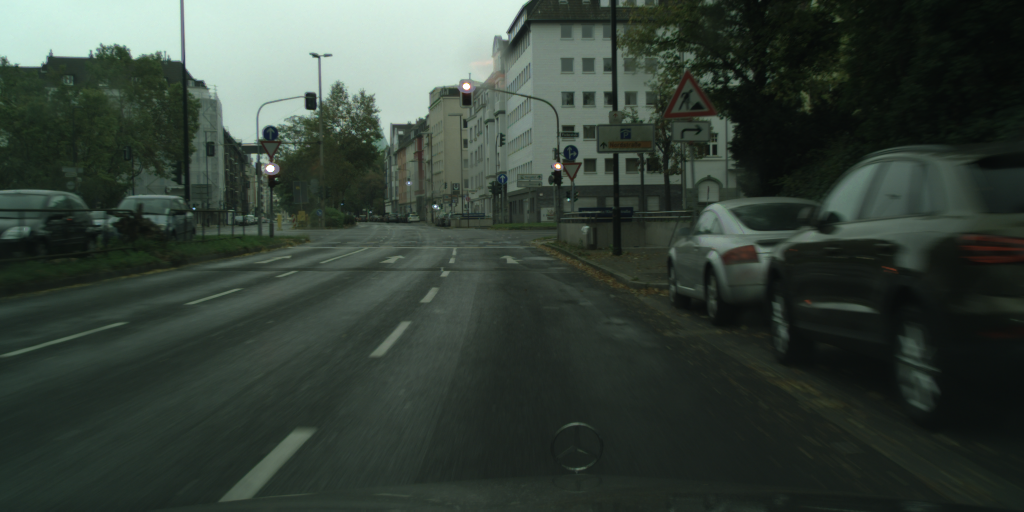
#> input picture data/images/dusseldorf_000049_000024_leftImg8bit.png, 2048 x 1024 px (shown at 1/2 size)
$ python -i main.py   (imports and definitions only)
#> lines starting #> are read from the running program, lines starting #| are printed output that depends on the picture
#> further down, picture is the input picture: shape (1024, 2048, 3); mean B, G, R 56.4, 64.6, 53.7
import json
import argparse

from scipy import ndimage
from scipy.ndimage.filters import maximum_filter
import numpy as np
from PIL import Image

import matplotlib.pyplot as plt


# [9 lines left out: function plot, not called in this run]


plot.i = 0
plot.ax = None


def find_tfl_lights2(c_image: np.ndarray, **kwargs):
    """
    Detect candidates for TFL lights. Use c_image, kwargs and you imagination to implement
    :param c_image: The image itself as np.uint8, shape of (H, W, 3)
    :param kwargs: Whatever config you want to pass in here
    :return: 4-tuple of x_red, y_red, x_green, y_green
    """
    data = c_image[:, :, 0].astype(float)
    data1 = c_image[:, :, 1].astype(float)
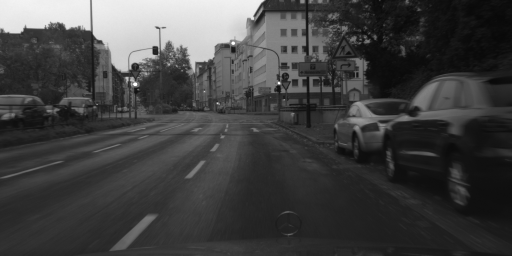
#> data1: shape (1024, 2048) float64 (shown at 1/4 size); min 8, max 255, mean 64.6
    data2 = c_image[:, :, 2].astype(float)
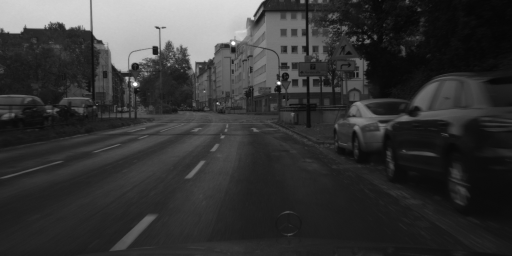
#> data2: shape (1024, 2048) float64 (shown at 1/4 size); min 0, max 255, mean 53.7

    kernel_1 = np.array([
        [51, 46, 57, 65, 72, 84, 95, 101, 99, 94, 88, 77, 58],
        [57, 58, 82, 74, 97, 120, 133, 145, 150, 134, 108, 104, 68],
        [70, 73, 99, 115, 145, 175, 192, 205, 210, 192, 167, 138, 98],
        [87, 95, 123, 159, 196, 231, 250, 255, 255, 248, 229, 183, 135],
        [102, 116, 143, 194, 226, 255, 255, 255, 255, 255, 255, 222, 167],
        [110, 126, 156, 221, 245, 255, 255, 255, 255, 255, 255, 247, 188],
        [109, 128, 156, 242, 255, 255, 255, 248, 255, 255, 255, 255, 194],
        [104, 122, 152, 242, 255, 255, 255, 251, 255, 255, 255, 247, 187],
        [99, 117, 146, 230, 250, 255, 255, 255, 255, 255, 255, 235, 174],
        [82, 103, 120, 193, 227, 255, 255, 255, 255, 255, 252, 177, 146],
        [74, 88, 100, 136, 177, 228, 255, 255, 255, 236, 203, 149, 121],
        [69, 75, 80, 79, 114, 163, 201, 224, 214, 177, 137, 108, 90],
        [72, 69, 69, 60, 74, 92, 112, 129, 130, 113, 89, 76, 65]])

    kernel_2 = np.array([[87., 110., 118., 123., 118., 100., 76., 58., 48., 61., 60.,
                          59., 60., 61., 61., 59., 57., 57., 51., 43., 35., 28.,
                          24., 21., 20., 23., 24., 24., 26., 28., 30., 33., 33.,
                          53.],
                         [107., 125., 123., 115., 97., 75., 60., 55., 58., 64., 66.,
                          69., 74., 79., 80., 77., 73., 79., 74., 64., 52., 42.,
                          32., 25., 21., 22., 23., 23., 25., 27., 30., 33., 34.,
                          65.],
                         [117., 128., 119., 102., 78., 60., 58., 71., 84., 79., 78.,
                          80., 83., 91., 97., 100., 102., 100., 96., 85., 72., 56.,
                          42., 30., 23., 21., 22., 22., 25., 28., 31., 33., 35.,
                          66.],
                         [121., 114., 106., 87., 67., 58., 69., 94., 117., 112., 105.,
                          97., 92., 96., 105., 113., 117., 115., 110., 100., 86., 68.,
                          50., 34., 25., 22., 22., 23., 24., 27., 30., 33., 34.,
                          51.],
                         [116., 118., 86., 66., 67., 75., 93., 110., 114., 118., 114.,
                          111., 107., 100., 106., 134., 164., 123., 119., 116., 110., 90.,
                          63., 47., 44., 34., 27., 21., 21., 24., 28., 30., 30.,
                          35.],
                         [114., 101., 75., 66., 76., 87., 97., 105., 107., 108., 110.,
                          114., 117., 118., 124., 148., 173., 149., 135., 121., 112., 99.,
                          81., 69., 64., 38., 31., 22., 20., 22., 27., 30., 31.,
                          39.],
                         [109., 87., 69., 73., 94., 103., 104., 106., 106., 119., 123.,
                          129., 138., 143., 153., 173., 191., 191., 167., 140., 128., 120.,
                          103., 83., 66., 44., 35., 24., 20., 22., 26., 29., 31.,
                          40.],
                         [102., 84., 75., 88., 108., 109., 108., 115., 121., 164., 164.,
                          166., 171., 181., 195., 214., 227., 219., 193., 165., 154., 148.,
                          131., 99., 70., 54., 42., 28., 22., 21., 25., 28., 31.,
                          37.],
                         [91., 79., 81., 95., 107., 101., 105., 124., 136., 185., 185.,
                          185., 194., 209., 231., 246., 253., 227., 207., 182., 170., 165.,
                          152., 123., 95., 66., 52., 35., 23., 20., 23., 27., 30.,
                          35.],
                         [81., 72., 79., 93., 96., 96., 113., 137., 142., 153., 154.,
                          156., 169., 196., 226., 243., 246., 242., 227., 202., 178., 163.,
                          148., 129., 108., 79., 62., 42., 26., 21., 22., 27., 28.,
                          32.],
                         [73., 70., 81., 94., 98., 112., 145., 161., 148., 121., 114.,
                          107., 117., 152., 197., 228., 237., 246., 243., 223., 190., 159.,
                          136., 119., 105., 91., 73., 47., 28., 21., 21., 25., 27.,
                          28.],
                         [68., 75., 87., 100., 108., 137., 179., 186., 156., 124., 106.,
                          85., 85., 124., 182., 226., 244., 229., 239., 233., 202., 164.,
                          134., 116., 103., 98., 78., 52., 30., 21., 20., 24., 26.,
                          22.],
                         [68., 79., 99., 98., 90., 120., 168., 176., 149., 127., 107.,
                          92., 102., 110., 159., 235., 255., 238., 242., 234., 203., 160.,
                          124., 107., 103., 101., 76., 44., 25., 19., 23., 25., 26.,
                          31.],
                         [65., 84., 98., 96., 90., 116., 157., 167., 148., 149., 138.,
                          126., 130., 123., 149., 210., 222., 224., 224., 212., 182., 140.,
                          110., 99., 98., 94., 76., 49., 30., 23., 23., 24., 25.,
                          31.],
                         [60., 84., 90., 88., 90., 112., 145., 160., 155., 170., 163.,
                          151., 149., 139., 159., 217., 233., 228., 224., 203., 166., 121.,
                          91., 79., 79., 87., 73., 53., 35., 26., 23., 23., 27.,
                          35.],
                         [57., 78., 80., 81., 91., 112., 138., 160., 170., 179., 170.,
                          151., 149., 150., 178., 237., 255., 242., 233., 207., 166., 119.,
                          87., 74., 73., 83., 72., 53., 36., 25., 23., 26., 31.,
                          39.],
                         [58., 78., 79., 83., 94., 110., 132., 157., 176., 185., 178.,
                          160., 166., 175., 193., 233., 240., 240., 230., 206., 167., 126.,
                          97., 83., 82., 83., 71., 50., 31., 20., 21., 29., 36.,
                          42.],
                         [60., 82., 84., 90., 99., 107., 123., 149., 171., 180., 187.,
                          184., 201., 213., 215., 225., 214., 232., 220., 195., 158., 120.,
                          93., 81., 81., 81., 66., 45., 27., 20., 23., 30., 35.,
                          39.],
                         [62., 77., 86., 95., 99., 104., 120., 146., 168., 169., 185.,
                          187., 206., 216., 212., 218., 210., 218., 204., 174., 137., 102.,
                          83., 78., 80., 77., 61., 41., 27., 23., 26., 29., 29.,
                          33.],
                         [60., 67., 82., 94., 97., 103., 121., 149., 171., 163., 176.,
                          169., 177., 181., 181., 200., 205., 193., 178., 151., 118., 92.,
                          83., 87., 94., 72., 55., 38., 28., 29., 30., 28., 23.,
                          28.],
                         [55., 71., 80., 89., 94., 100., 110., 125., 138., 177., 181.,
                          182., 180., 178., 176., 166., 156., 131., 119., 105., 98., 96.,
                          97., 93., 85., 70., 50., 33., 29., 30., 31., 28., 27.,
                          34.],
                         [46., 66., 74., 82., 87., 93., 102., 113., 123., 153., 156.,
                          155., 150., 144., 139., 129., 119., 100., 94., 89., 89., 93.,
                          95., 93., 85., 59., 41., 29., 27., 29., 29., 29., 31.,
                          68.],
                         [36., 56., 64., 73., 80., 84., 91., 98., 106., 113., 116.,
                          114., 111., 109., 108., 101., 93., 85., 84., 83., 86., 89.,
                          85., 76., 66., 43., 32., 26., 25., 25., 26., 30., 36.,
                          103.],
                         [32., 47., 54., 64., 73., 78., 83., 89., 94., 90., 93.,
                          92., 88., 88., 91., 87., 81., 82., 84., 85., 86., 83.,
                          75., 61., 49., 30., 26., 25., 26., 25., 25., 31., 41.,
                          117.],
                         [34., 37., 45., 54., 65., 73., 80., 83., 88., 90., 90.,
                          85., 79., 76., 78., 75., 71., 74., 78., 79., 79., 74.,
                          64., 51., 41., 25., 24., 27., 29., 26., 25., 32., 42.,
                          112.],
                         [38., 31., 37., 45., 56., 64., 73., 76., 79., 77., 78.,
                          72., 65., 66., 70., 71., 68., 73., 73., 71., 64., 54.,
                          43., 32., 25., 25., 25., 28., 30., 28., 25., 29., 37.,
                          97.],
                         [41., 28., 31., 36., 45., 54., 61., 65., 66., 60., 60.,
                          54., 49., 52., 62., 66., 66., 70., 67., 58., 47., 35.,
                          26., 21., 19., 27., 25., 26., 29., 27., 23., 24., 29.,
                          75.],
                         [40., 27., 28., 30., 36., 44., 51., 53., 56., 59., 56.,
                          48., 41., 41., 48., 52., 51., 54., 51., 44., 35., 27.,
                          26., 28., 32., 29., 26., 25., 28., 26., 22., 20., 22.,
                          56.]])

    kernel_3 = np.array([[81., 68., 62., 90., 106., 119., 121., 128., 132., 135., 131.,
                          129., 121., 115., 96., 84., 71., 77.],
                         [92., 77., 88., 99., 114., 127., 205., 217., 255., 247., 242.,
                          207., 180., 140., 124., 95., 92., 100.],
                         [98., 104., 113., 137., 138., 188., 228., 255., 255., 255., 255.,
                          255., 219., 184., 139., 130., 108., 111.],
                         [120., 128., 200., 209., 255., 255., 255., 255., 255., 255., 255.,
                          255., 255., 251., 236., 186., 160., 133.],
                         [129., 141., 214., 223., 255., 255., 255., 255., 255., 255., 255.,
                          255., 255., 255., 255., 210., 186., 143.],
                         [149., 162., 255., 255., 255., 255., 255., 255., 255., 255., 255.,
                          255., 255., 255., 255., 255., 220., 159.],
                         [157., 176., 255., 255., 255., 255., 255., 255., 255., 255., 255.,
                          255., 255., 255., 255., 255., 244., 173.],
                         [170., 198., 255., 255., 255., 255., 255., 255., 255., 255., 255.,
                          255., 255., 255., 255., 255., 255., 177.],
                         [172., 218., 255., 255., 255., 255., 255., 255., 255., 255., 255.,
                          255., 255., 255., 255., 255., 255., 184.],
                         [173., 211., 255., 255., 255., 255., 255., 255., 255., 255., 255.,
                          255., 255., 255., 255., 255., 255., 178.],
                         [165., 212., 255., 255., 255., 255., 255., 255., 255., 255., 255.,
                          255., 255., 255., 255., 255., 250., 168.],
                         [147., 194., 255., 255., 255., 255., 255., 255., 255., 255., 255.,
                          255., 255., 255., 255., 255., 229., 157.],
                         [142., 175., 255., 255., 255., 255., 255., 255., 255., 255., 255.,
                          255., 255., 255., 255., 249., 205., 143.],
                         [129., 153., 203., 255., 255., 255., 255., 255., 255., 255., 255.,
                          255., 255., 255., 255., 222., 179., 129.],
                         [110., 120., 114., 203., 250., 255., 255., 255., 255., 255., 255.,
                          255., 255., 255., 252., 176., 147., 115.],
                         [99., 107., 118., 106., 160., 233., 255., 255., 255., 255., 255.,
                          255., 255., 243., 200., 145., 124., 98.],
                         [82., 86., 101., 113., 100., 163., 216., 255., 255., 255., 255.,
                          222., 183., 169., 127., 105., 80., 79.],
                         [71., 69., 76., 84., 93., 88., 124., 200., 186., 213., 185.,
                          160., 140., 124., 104., 69., 67., 58.]])

    kernel_1 = (kernel_1 - kernel_1.mean()) / 1e5
    kernel_2 = (kernel_2 - kernel_2.mean()) / 1e5
    kernel_3 = (kernel_3 - kernel_3.mean()) / 1e5

    highpass_3x3 = ndimage.convolve(data, kernel_1, mode='reflect')
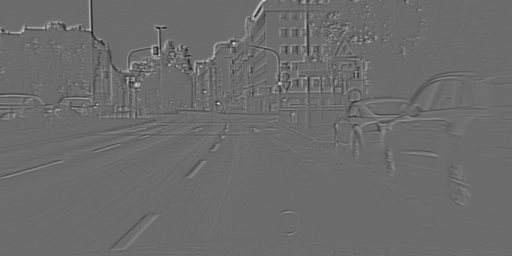
#> highpass_3x3: shape (1024, 2048) float64 (shown at 1/4 size); min -4.37, max 5.93, mean 0.00815; drawn with min black and max white
    highpass_3x31 = ndimage.convolve(data1, kernel_2, mode='reflect')
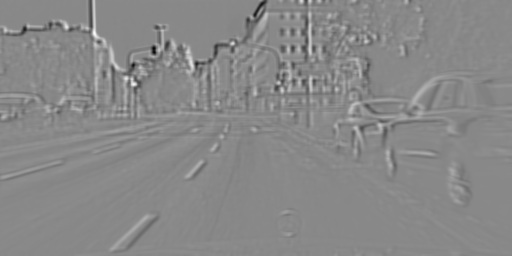
#> highpass_3x31: shape (1024, 2048) float64 (shown at 1/4 size); min -29.08, max 25.12, mean -0.1; drawn with min black and max white
    highpass_3x32 = ndimage.convolve(data2, kernel_3, mode='reflect')
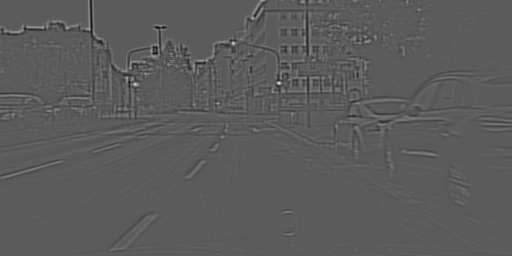
#> highpass_3x32: shape (1024, 2048) float64 (shown at 1/4 size); min -6, max 10.75, mean 0.00506; drawn with min black and max white

    filtered = maximum_filter(highpass_3x3, size=30)
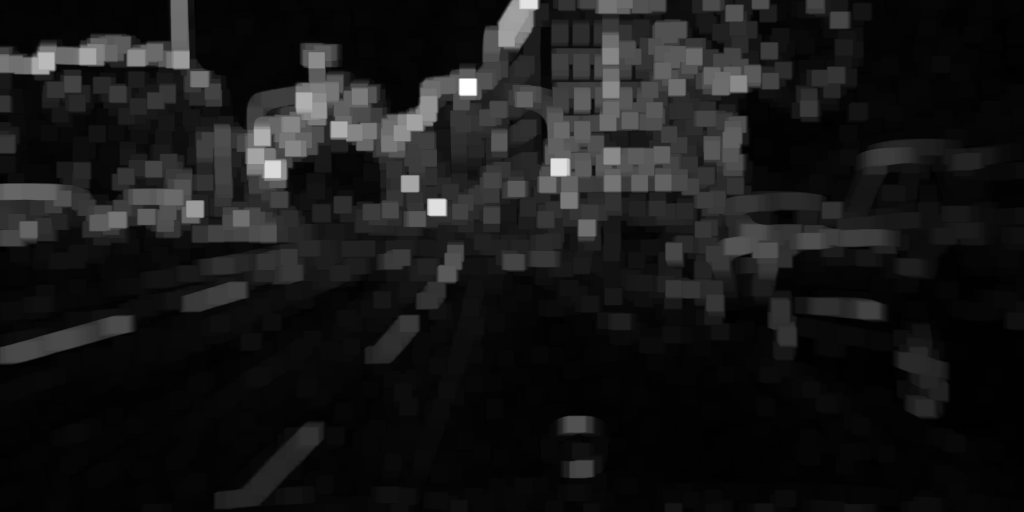
#> filtered: shape (1024, 2048) float64 (shown at 1/2 size); min -0.00342, max 5.93, mean 0.574; drawn with min black and max white

    y = filtered.shape[0]
    x = filtered.shape[1]
    red_x = []
    red_y = []
    green_x = []
    green_y = []

    maximum_number = 0
    maximum_number1 = 0
    maximum_number2 = 0
    for i in range(x):
        for j in range(y):
            if highpass_3x3[j, i] > maximum_number:
                maximum_number = highpass_3x3[j, i]
            if highpass_3x31[j, i] > maximum_number1:
                maximum_number1 = highpass_3x31[j, i]
            if highpass_3x32[j, i] > maximum_number2:
                maximum_number2 = highpass_3x32[j, i]
#> after the loop, maximum_number = 5.93; maximum_number1 = 25.12; maximum_number2 = 10.75

    for i in range(x):
        for j in range(y):
            if highpass_3x3[j, i] >= maximum_number - 1:
                red_x.append(i)
                red_y.append(j)
            if highpass_3x32[j, i] > maximum_number2 - 1:
                red_x.append(i)
                red_y.append(j)

    return red_x, red_y, green_x, green_y


# [141 lines left out: functions find_tfl_lights, show_image_and_gt, test_find_tfl_lights, main, not called in this run]


# [2 lines not run here, left out]

>>> import cv2
>>> picture = cv2.imread('../data/images/dusseldorf_000049_000024_leftImg8bit.png')
>>> result = find_tfl_lights2(picture)

$ run again, on data/images/dusseldorf_000049_000026_leftImg8bit.png
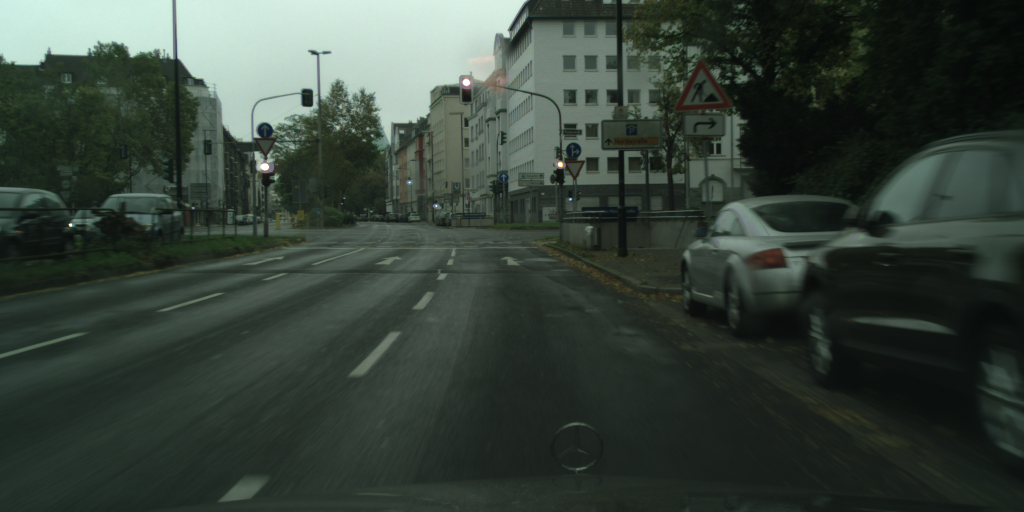
#> input picture data/images/dusseldorf_000049_000026_leftImg8bit.png, 2048 x 1024 px (shown at 1/2 size)
#> picture is the input picture: shape (1024, 2048, 3); mean B, G, R 57.1, 65.4, 54.2
#> in find_tfl_lights2, `highpass_3x32 = ndimage.convolve(data2, kernel_3, mode='reflect')`:
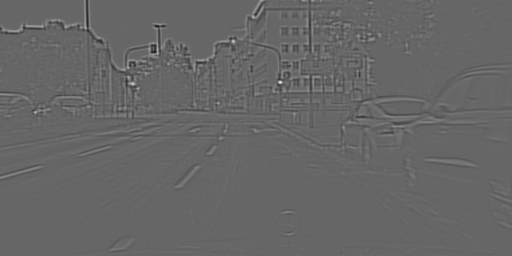
#> highpass_3x32: shape (1024, 2048) float64 (shown at 1/4 size); min -7.37, max 10.95, mean 0.00464; drawn with min black and max white
#> in find_tfl_lights2, `filtered = maximum_filter(highpass_3x3, size=30)`:
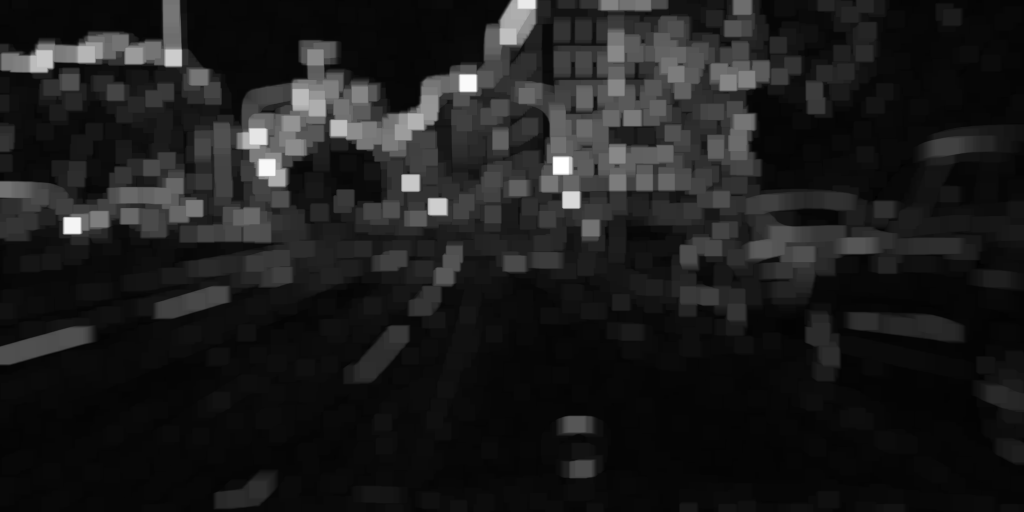
#> filtered: shape (1024, 2048) float64 (shown at 1/2 size); min -0.0674, max 5.6, mean 0.582; drawn with min black and max white
#> after the loop in find_tfl_lights2, `for i in range(x):`: maximum_number = 5.6; maximum_number1 = 26.81; maximum_number2 = 10.95
